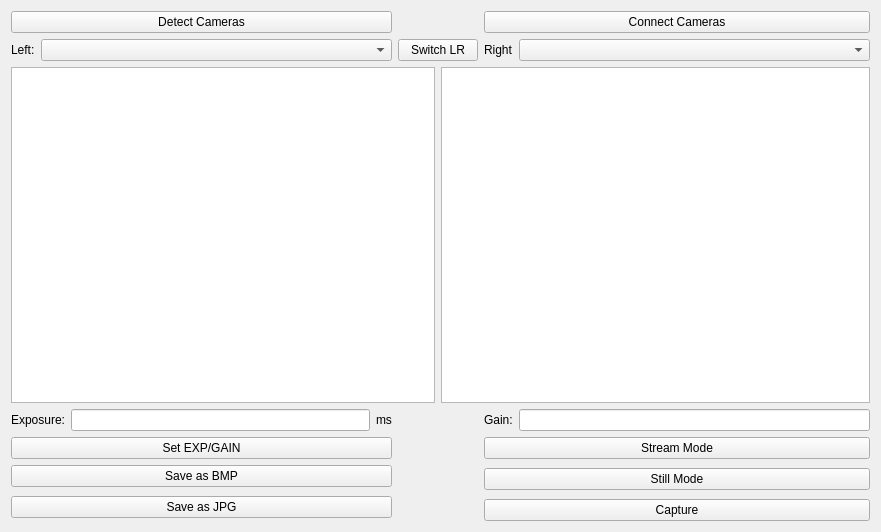
<?xml version="1.0" encoding="UTF-8"?>
<ui version="4.0">
 <class>HIKCapture</class>
 <widget class="QWidget" name="HIKCapture">
  <property name="geometry">
   <rect>
    <x>0</x>
    <y>0</y>
    <width>881</width>
    <height>532</height>
   </rect>
  </property>
  <property name="windowTitle">
   <string>HIKCapture</string>
  </property>
  <layout class="QGridLayout" name="gridLayout">
   <item row="0" column="0" colspan="2">
    <widget class="QPushButton" name="pushButton_detect">
     <property name="text">
      <string>Detect Cameras</string>
     </property>
    </widget>
   </item>
   <item row="0" column="4" colspan="2">
    <widget class="QPushButton" name="pushButton_connect">
     <property name="text">
      <string>Connect Cameras</string>
     </property>
    </widget>
   </item>
   <item row="1" column="0">
    <widget class="QLabel" name="label_4">
     <property name="text">
      <string>Left:</string>
     </property>
    </widget>
   </item>
   <item row="1" column="1">
    <widget class="QComboBox" name="comboBox_leftcam">
     <property name="sizePolicy">
      <sizepolicy hsizetype="Expanding" vsizetype="Fixed">
       <horstretch>0</horstretch>
       <verstretch>0</verstretch>
      </sizepolicy>
     </property>
    </widget>
   </item>
   <item row="1" column="2" colspan="2">
    <widget class="QPushButton" name="pushButton_swtich">
     <property name="sizePolicy">
      <sizepolicy hsizetype="Preferred" vsizetype="Fixed">
       <horstretch>0</horstretch>
       <verstretch>0</verstretch>
      </sizepolicy>
     </property>
     <property name="text">
      <string>Switch LR</string>
     </property>
    </widget>
   </item>
   <item row="1" column="4">
    <widget class="QLabel" name="label_5">
     <property name="text">
      <string>Right</string>
     </property>
    </widget>
   </item>
   <item row="1" column="5">
    <widget class="QComboBox" name="comboBox_rightcam">
     <property name="sizePolicy">
      <sizepolicy hsizetype="Expanding" vsizetype="Fixed">
       <horstretch>0</horstretch>
       <verstretch>0</verstretch>
      </sizepolicy>
     </property>
    </widget>
   </item>
   <item row="2" column="0" colspan="3">
    <widget class="QGraphicsView" name="graphicsView_left"/>
   </item>
   <item row="2" column="3" colspan="3">
    <widget class="QGraphicsView" name="graphicsView_right"/>
   </item>
   <item row="3" column="0" colspan="2">
    <layout class="QHBoxLayout" name="horizontalLayout">
     <item>
      <widget class="QLabel" name="label">
       <property name="text">
        <string>Exposure:</string>
       </property>
      </widget>
     </item>
     <item>
      <widget class="QLineEdit" name="lineEdit_exposure"/>
     </item>
     <item>
      <widget class="QLabel" name="label_2">
       <property name="text">
        <string>ms</string>
       </property>
      </widget>
     </item>
    </layout>
   </item>
   <item row="3" column="4" colspan="2">
    <layout class="QHBoxLayout" name="horizontalLayout_2">
     <item>
      <widget class="QLabel" name="label_3">
       <property name="text">
        <string>Gain:</string>
       </property>
      </widget>
     </item>
     <item>
      <widget class="QLineEdit" name="lineEdit_gain"/>
     </item>
    </layout>
   </item>
   <item row="5" column="4" rowspan="2" colspan="2">
    <widget class="QPushButton" name="pushButton_still_mode">
     <property name="text">
      <string>Still Mode</string>
     </property>
    </widget>
   </item>
   <item row="7" column="4" colspan="2">
    <widget class="QPushButton" name="pushButton_capture">
     <property name="text">
      <string>Capture</string>
     </property>
    </widget>
   </item>
   <item row="4" column="4" colspan="2">
    <widget class="QPushButton" name="pushButton_stream_mode">
     <property name="text">
      <string>Stream Mode</string>
     </property>
    </widget>
   </item>
   <item row="6" column="0" rowspan="2" colspan="2">
    <widget class="QPushButton" name="pushButton_save_jpg">
     <property name="text">
      <string>Save as JPG</string>
     </property>
    </widget>
   </item>
   <item row="5" column="0" colspan="2">
    <widget class="QPushButton" name="pushButton_save_bmp">
     <property name="text">
      <string>Save as BMP</string>
     </property>
    </widget>
   </item>
   <item row="4" column="0" colspan="2">
    <widget class="QPushButton" name="pushButton_setexpparams">
     <property name="text">
      <string>Set EXP/GAIN</string>
     </property>
    </widget>
   </item>
  </layout>
 </widget>
 <resources/>
 <connections/>
</ui>
